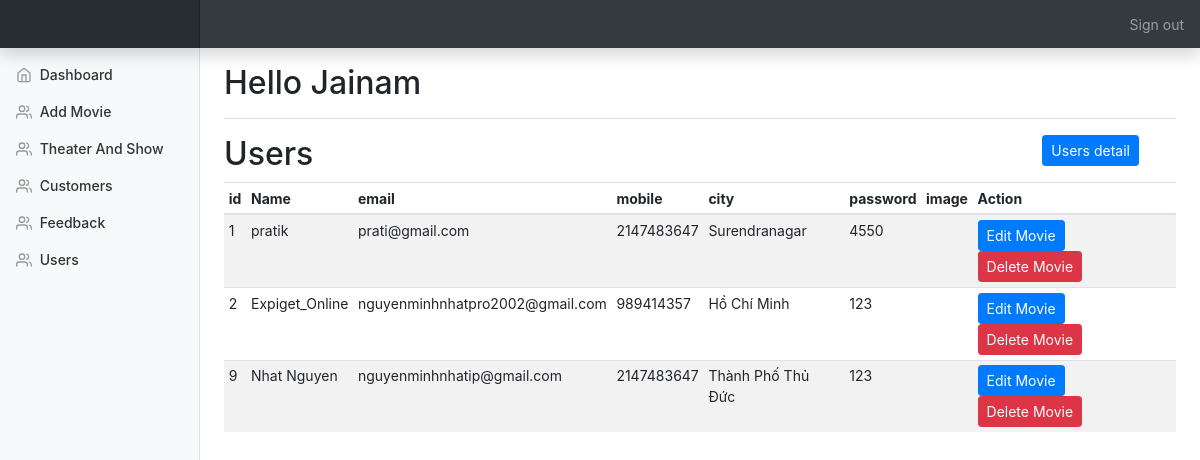
Page /admin/users.php (signed in) on the committed database.
### tables this page shows
CREATE TABLE `user` (
  `id` int(25) NOT NULL,
  `username` varchar(100) NOT NULL,
  `email` varchar(100) NOT NULL,
  `mobile` int(10) NOT NULL,
  `city` varchar(25) NOT NULL,
  `password` varchar(12) NOT NULL,
  `image` varchar(100) NOT NULL
);

### admin/users.php (the view, shortened to what this page needs)
<!doctype html>
<html lang="en">
  <head>
<?php include_once("./templates/top.php"); ?>
<?php include_once("./templates/navbar.php"); ?>
<div class="container-fluid">
  <div class="row">
    <?php include "./templates/sidebar.php"; ?>
      <div class="row">
      	<div class="col-10">
      		<h2>Users</h2>
      	</div>
      	<div class="col-2">
      		<a href="#" data-toggle="modal" data-target="#add_users_modal" class="btn btn-primary btn-sm">Users detail</a>
      	</div>
      </div>
      <div class="table-responsive">
        <table class="table table-striped table-sm">
          <thead>
            <tr>
              <th>id</th>
              <th>Name</th>
              <th>email</th>
              <th>mobile</th>
              <th>city</th>
              <th>password</th>
              <th>image</th>
              <th>Action</th>
            </tr>
          </thead>
          <tbody id="product_list">
           <?php
include_once 'Database.php';
$result = mysqli_query($conn,"SELECT * FROM user");
if (mysqli_num_rows($result) > 0) {
  while($row = mysqli_fetch_array($result)) {
    $id=$row['id'];?>
    <tr>
              <td><?php echo $row['id'];?></td>
              <td><?php echo $row['username'];?></td>
              <td><?php echo $row['email'];?></td>
              <td><?php echo $row['mobile'];?></td>
              <td><?php echo $row['city'];?></td>
              <td><?php echo $row['password'];?></td>
              <td><img src="image/<?php echo $row['image']; ?>" alt="" class="resize"></td>
              <td><button data-toggle="modal" type="button" data-target="#edit_users_modal<?php echo $id;?>" class="btn btn-primary btn-sm">Edit Movie</button>
              <button data-toggle="modal" type="button" data-target="#delete_users_modal<?php echo $id;?>" class="btn btn-danger btn-sm">Delete Movie</button></td></td>
            </tr>
  <?php
  }
}
?>
          </tbody>
        </table>
      </div>
    </main>
  </div>
</div>
<?php include_once("./templates/footer.php"); ?>

### admin/css/dashboard.css (style rules this page uses)
body { font-size: .875rem; }

### rows in the picture
user: id "1", username "pratik", email "prati@gmail.com", mobile "2147483647", city "Surendranagar", password "4550"
user: id "2", username "Expiget_Online", email "nguyenminhnhatpro2002@gmail.com", mobile "989414357", city "Hồ Chí Minh", password "123"
user: id "9", username "Nhat Nguyen", email "nguyenminhnhatip@gmail.com", mobile "2147483647", city "Thành Phố Thủ Đức", password "123"

### other values in the picture
$_SESSION["admin"] "Jainam"
